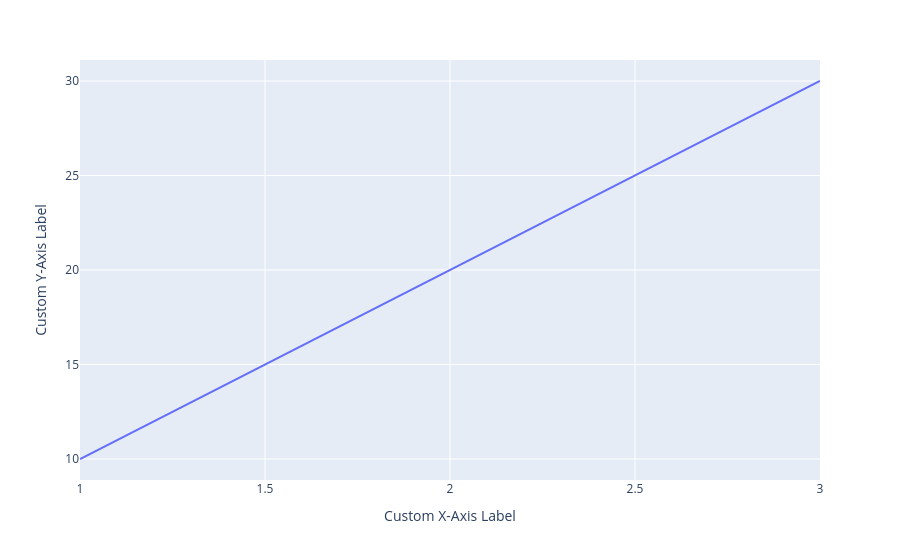

Notebook source saved alongside this figure:
### Markdown cell above
## Using update_layout
If you we already generated the figure object (using either Plotly Express or Plotly Graph Objects), we can change the axis titles by passing xaxis_title and yaxis_title to .update_layout().

### Code cell
fig = px.line(x=[1, 2, 3], y=[10, 20, 30])

# Update axis titles
fig.update_layout(
    xaxis_title="Custom X-Axis Label",
    yaxis_title="Custom Y-Axis Label"
)

fig.show()

### Figure 1 — Plotly figure (JSON) as saved in the notebook; plotly's stock layout.template omitted (floating-point values rounded to 4 significant figures)
{"data": [{"hovertemplate": "x=%{x}<br>y=%{y}<extra></extra>", "legendgroup": "", "line": {"color": "#636efa", "dash": "solid"}, "marker": {"symbol": "circle"}, "mode": "lines", "name": "", "orientation": "v", "showlegend": false, "type": "scatter", "x": [1, 2, 3], "xaxis": "x", "y": [10, 20, 30], "yaxis": "y"}], "layout": {"legend": {"tracegroupgap": 0}, "margin": {"t": 60}, "xaxis": {"anchor": "y", "domain": [0, 1], "title": {"text": "Custom X-Axis Label"}}, "yaxis": {"anchor": "x", "domain": [0, 1], "title": {"text": "Custom Y-Axis Label"}}}}
